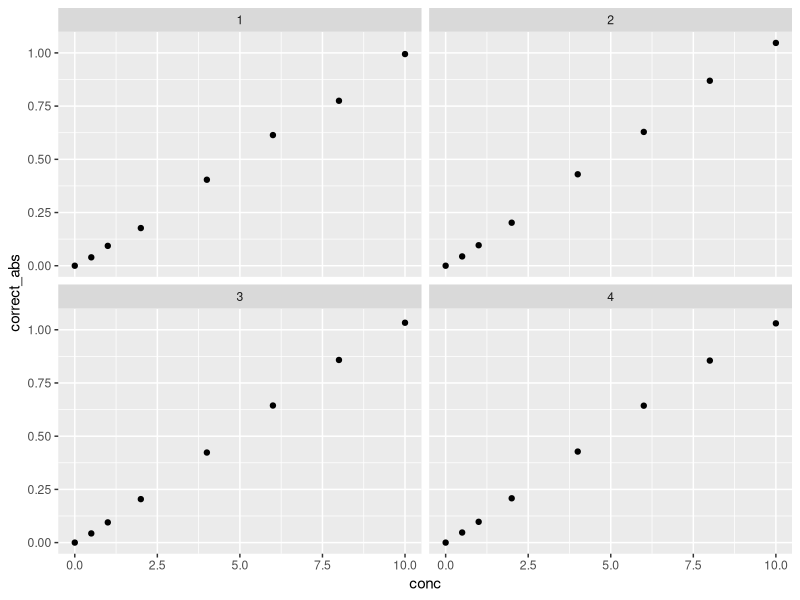
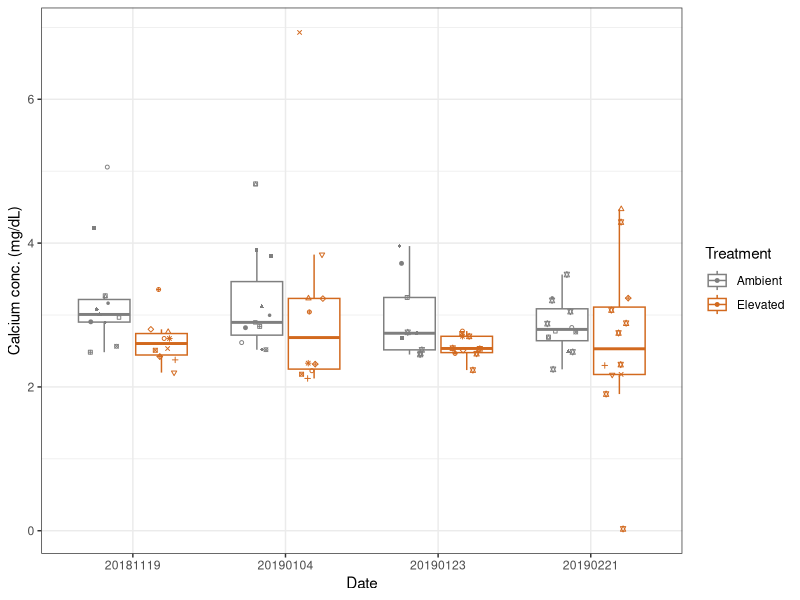

Write R code to recreate these figures, in order. (Note: this script raises an error after producing the figures.)
## ---- chunk 1
library(readxl)
library(dplyr)
library(tidyr)
library(ggplot2)
## ---- chunk 2
ca_data <- read_xlsx("../data/20201125/CompiledData.xlsx")

sample_info <- read_xlsx("../data/20201125/CompiledData.xlsx", sheet = 'SampleInfo' )
## ---- chunk 3
ca_data_sum <- ca_data %>% group_by(Plate, ID) %>% summarise(mean_abs = mean(`Absorbance @ 570 (1.0s) (A)`))

## ---- chunk 4
ca_data_sum_corrected <- ca_data_sum %>% group_by(Plate) %>% mutate(correct_abs = mean_abs - mean_abs[which(ID == "STD_A")])

## ---- chunk 5
ca_data_sum_corrected$conc <- NA

for (i in 1:nrow(ca_data_sum_corrected)){
  if(ca_data_sum_corrected$ID[i]=="STD_A"){
    ca_data_sum_corrected$conc[i] <- 0
  }
  if(ca_data_sum_corrected$ID[i]=="STD_B"){
    ca_data_sum_corrected$conc[i] <- 0.5
  }
  if(ca_data_sum_corrected$ID[i]=="STD_C"){
    ca_data_sum_corrected$conc[i] <- 1
  }
  if(ca_data_sum_corrected$ID[i]=="STD_D"){
    ca_data_sum_corrected$conc[i] <- 2
  }
  if(ca_data_sum_corrected$ID[i]=="STD_E"){
    ca_data_sum_corrected$conc[i] <- 4
  }
  if(ca_data_sum_corrected$ID[i]=="STD_F"){
    ca_data_sum_corrected$conc[i] <- 6
  }
  if(ca_data_sum_corrected$ID[i]=="STD_G"){
    ca_data_sum_corrected$conc[i] <- 8
  }
  if(ca_data_sum_corrected$ID[i]=="STD_H"){
    ca_data_sum_corrected$conc[i] <- 10
  }
}

## ---- chunk 6

ggplot(ca_data_sum_corrected[grep("STD",ca_data_sum_corrected$ID),], aes(conc,correct_abs)) + geom_point() + facet_wrap(~Plate)
## ---- chunk 7

#plate 1
summary(lm(conc ~ correct_abs, data = ca_data_sum_corrected[which(ca_data_sum_corrected$Plate ==1 & substr(ca_data_sum_corrected$ID,1,3) == "STD"),]))

#plate 2
summary(lm(conc ~ correct_abs, data = ca_data_sum_corrected[which(ca_data_sum_corrected$Plate ==2 & substr(ca_data_sum_corrected$ID,1,3) == "STD"),]))

#plate 3
summary(lm(conc ~ correct_abs, data = ca_data_sum_corrected[which(ca_data_sum_corrected$Plate ==3 & substr(ca_data_sum_corrected$ID,1,3) == "STD"),]))

#plate 4
summary(lm(conc ~ correct_abs, data = ca_data_sum_corrected[which(ca_data_sum_corrected$Plate ==4 & substr(ca_data_sum_corrected$ID,1,3) == "STD"),]))


# I also did this in excel and I get different values (see below); since I trust excel more than this lm, I'm going with the excel values

#excel slope and intercept values
# plate 1:
  # slope: 0.0999
  # intercept: -0.0064

#plate 2: 
  # slope: 0.1067
  # intercept: -0.0057

#plate 3: 
  # slope: 0.1057
  # intercept: -0.0038

#plate 4:
  # slope: 0.1051
  # intercept: -0.0002
## ---- chunk 8

# conc. = (corrected sample abs - y intercept / slope) * sample dilution
for (i in 1:nrow(ca_data_sum_corrected)){
  if(substr(ca_data_sum_corrected$ID[i],1,3)!="STD" & ca_data_sum_corrected$Plate[i] == 1){
    ca_data_sum_corrected$conc[i] <- (ca_data_sum_corrected$correct_abs[i] + 0.0064 / 0.0999) * 4
  }
  if(substr(ca_data_sum_corrected$ID[i],1,3)!="STD" & ca_data_sum_corrected$Plate[i] == 2){
    ca_data_sum_corrected$conc[i] <- (ca_data_sum_corrected$correct_abs[i] + 0.0057 / 0.1067) * 4
  }
  if(substr(ca_data_sum_corrected$ID[i],1,3)!="STD" & ca_data_sum_corrected$Plate[i] == 3){
    ca_data_sum_corrected$conc[i] <- (ca_data_sum_corrected$correct_abs[i] + 0.0038 / 0.1057) * 4
  }
  if(substr(ca_data_sum_corrected$ID[i],1,3)!="STD" & ca_data_sum_corrected$Plate[i] == 4){
    ca_data_sum_corrected$conc[i] <- (ca_data_sum_corrected$correct_abs[i] + 0.0002 / 0.1051) * 4
  }
}

#correct conc for ID 01/23-037L which was a 1:7 dilution (5uL in 35uL total)
ca_data_sum_corrected[which(ca_data_sum_corrected$ID == "01/23-037L"),"conc"] <- (data.frame(ca_data_sum_corrected[which(ca_data_sum_corrected$ID == "01/23-037L"),"correct_abs"]) + 0.0064 / 0.0999) * 7

## ---- chunk 9
#first check ID is the exact same as the label
head(sample_info[which(sample_info$ID!= sample_info$Label),])

#now create ID column to match with plate reader data
sample_info$ID <- paste0(substr(sample_info$Date,5,6),"/",substr(sample_info$Date,7,8),"-",sample_info$Label)



#merge sample info with plate reader data
ca_data_sum_corrected_info <- merge(ca_data_sum_corrected, sample_info, by = "ID")


#create a column with the number of sampling points called "freq"
ca_data_sum_corrected_info <- merge(ca_data_sum_corrected_info,table(Label = ca_data_sum_corrected_info$Label), by =  "Label")

#create a column with factors to use for labeling individuals with multiple sampling points

ca_data_sum_corrected_info$name <- factor(ifelse(ca_data_sum_corrected_info$Freq !=1,paste0(ca_data_sum_corrected_info$Label,"_",ca_data_sum_corrected_info$Freq),1))

## ---- chunk 10
ggplot(ca_data_sum_corrected_info, aes(x = factor(Date), y = conc, group = interaction(Treatment,factor(Date)),color = Treatment)) + geom_boxplot(outlier.shape = NA) + geom_point(shape = ca_data_sum_corrected_info$name,size=1,position = position_jitterdodge(jitter.width = 0.2)) + theme_bw() + labs(x = "Date", y = "Calcium conc. (mg/dL)") + scale_shape_manual(values=1:nlevels(ca_data_sum_corrected_info$name))  + scale_color_manual(values = c("gray50", "chocolate"))

## ---- chunk 11
aov_data <- aov(conc ~ Treatment * Date, data = ca_data_sum_corrected_info)
summary(aov_data)

## ---- chunk 12
ggplot(ca_data_sum_corrected_info, aes(x = factor(Date), y = conc, group = interaction(Sex,Treatment,factor(Date)),color = Treatment, fill = Sex)) + geom_boxplot(outlier.shape = NA) + geom_point(shape = ca_data_sum_corrected_info$name,size=1,position = position_jitterdodge(jitter.width = 0.1)) + theme_bw() + labs(x = "Date", y = "Calcium conc. (mg/dL)") + scale_shape_manual(values=1:nlevels(ca_data_sum_corrected_info$name)) + scale_color_manual(values = c("gray50", "chocolate")) + scale_fill_manual(values = c("wheat1","lightblue1"))
